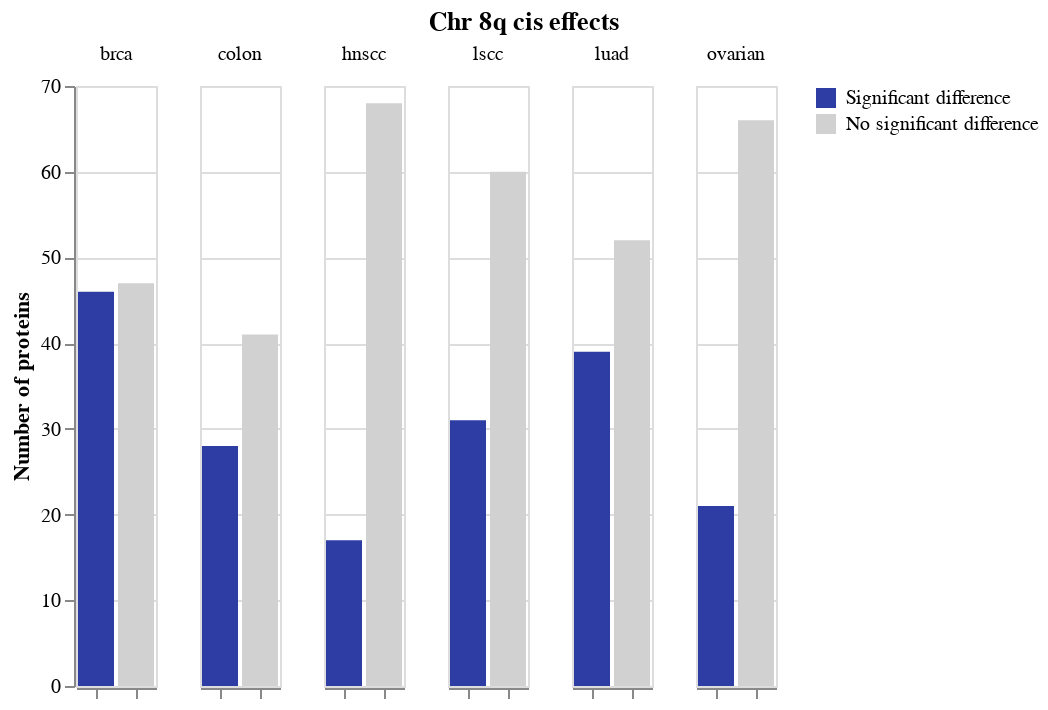

The code cell stored with this chart in its notebook:
### Markdown cell above
## Select the proteins with a significant change, and take a detour to make some plots

### Code cell
prots = long_results[long_results["adj_p"] <= 0.05].reset_index(drop=True)
prots_cts = prots.groupby("cancer_type").count()[["protein"]]

fail_prots = long_results[long_results["adj_p"] > 0.05].reset_index(drop=True)
fail_cts = fail_prots.groupby("cancer_type").count()[["protein"]]

prots_cts.insert(0, "count_type", "Significant difference")
fail_cts.insert(0, "count_type", "No significant difference")

counts = prots_cts.append(fail_cts).sort_index().reset_index(drop=False)

alt.Chart(counts).mark_bar().encode(
    x=alt.X(
        "count_type",
        axis=alt.Axis(
            title=None,
            labels=False
        ),
        sort=["Significant difference"]
    ),
    y=alt.Y(
        "protein",
        axis=alt.Axis(
            title="Number of proteins"
        )
    ),
    color=alt.Color(
        "count_type",
        title=None,
        sort=["Significant difference"],
        scale=alt.Scale(
            domain=["Significant difference", "No significant difference"],
            range=["#2d3da4", "#d1d1d1"]
        )
    )
).facet(
    column=alt.Column(
        "cancer_type",
        title=None
    )
).properties(
    title=f"Chr {CHROMOSOME}{ARM} {TRANS_OR_CIS} effects"
).configure_title(
    anchor="middle"
)

### Figure 1 — Vega-Lite specification as saved in the notebook (floating-point values rounded to 4 significant figures)
{"config": {"view": {"continuousWidth": 400, "continuousHeight": 300}, "title": {"anchor": "middle"}}, "data": {"name": "data-0b9e91941e7ae1bf974677748bfe93da"}, "facet": {"column": {"type": "nominal", "field": "cancer_type", "title": null}}, "spec": {"mark": "bar", "encoding": {"color": {"type": "nominal", "field": "count_type", "scale": {"domain": ["Significant difference", "No significant difference"], "range": ["#2d3da4", "#d1d1d1"]}, "sort": ["Significant difference"], "title": null}, "x": {"type": "nominal", "axis": {"labels": false, "title": null}, "field": "count_type", "sort": ["Significant difference"]}, "y": {"type": "quantitative", "axis": {"title": "Number of proteins"}, "field": "protein"}}}, "title": "Chr 8q cis effects", "$schema": "https://vega.github.io/schema/vega-lite/v4.8.1.json", "datasets": {"data-0b9e91941e7ae1bf974677748bfe93da": [{"cancer_type": "brca", "count_type": "Significant difference", "protein": 46}, {"cancer_type": "brca", "count_type": "No significant difference", "protein": 47}, {"cancer_type": "colon", "count_type": "Significant difference", "protein": 28}, {"cancer_type": "colon", "count_type": "No significant difference", "protein": 41}, {"cancer_type": "hnscc", "count_type": "Significant difference", "protein": 17}, {"cancer_type": "hnscc", "count_type": "No significant difference", "protein": 68}, {"cancer_type": "lscc", "count_type": "Significant difference", "protein": 31}, {"cancer_type": "lscc", "count_type": "No significant difference", "protein": 60}, {"cancer_type": "luad", "count_type": "Significant difference", "protein": 39}, {"cancer_type": "luad", "count_type": "No significant difference", "protein": 52}, {"cancer_type": "ovarian", "count_type": "Significant difference", "protein": 21}, {"cancer_type": "ovarian", "count_type": "No significant difference", "protein": 66}]}}
